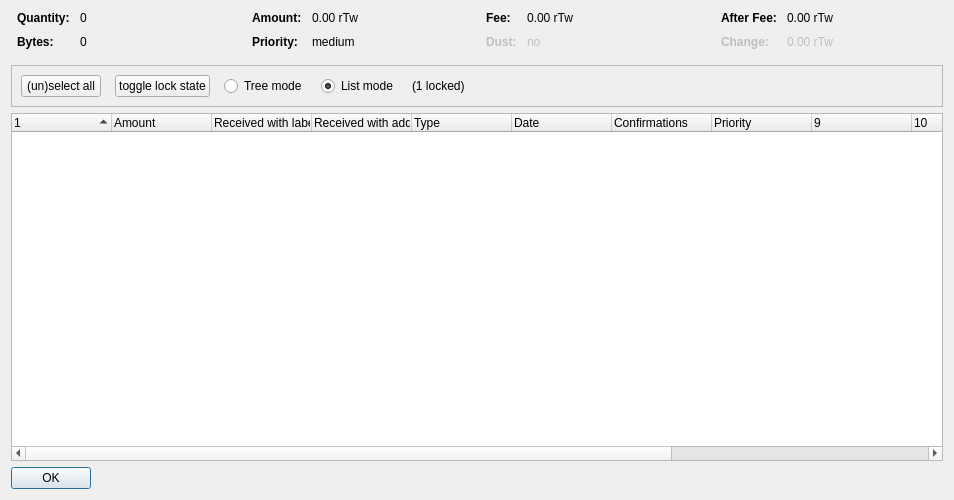
<?xml version="1.0" encoding="UTF-8"?>
<ui version="4.0">
 <class>CoinControlDialog</class>
 <widget class="QDialog" name="CoinControlDialog">
  <property name="geometry">
   <rect>
    <x>0</x>
    <y>0</y>
    <width>954</width>
    <height>500</height>
   </rect>
  </property>
  <property name="windowTitle">
   <string>Coin Selection</string>
  </property>
  <layout class="QVBoxLayout" name="verticalLayout">
   <item>
    <layout class="QHBoxLayout" name="horizontalLayoutTop" stretch="0,0,0,0">
     <property name="topMargin">
      <number>0</number>
     </property>
     <property name="bottomMargin">
      <number>10</number>
     </property>
     <item>
      <layout class="QFormLayout" name="formLayoutCoinControl1">
       <property name="horizontalSpacing">
        <number>10</number>
       </property>
       <property name="verticalSpacing">
        <number>10</number>
       </property>
       <property name="leftMargin">
        <number>6</number>
       </property>
       <property name="rightMargin">
        <number>6</number>
       </property>
       <item row="0" column="0">
        <widget class="QLabel" name="labelCoinControlQuantityText">
         <property name="font">
          <font>
           <weight>75</weight>
           <bold>true</bold>
          </font>
         </property>
         <property name="text">
          <string>Quantity:</string>
         </property>
        </widget>
       </item>
       <item row="0" column="1">
        <widget class="QLabel" name="labelCoinControlQuantity">
         <property name="cursor">
          <cursorShape>IBeamCursor</cursorShape>
         </property>
         <property name="contextMenuPolicy">
          <enum>Qt::ActionsContextMenu</enum>
         </property>
         <property name="text">
          <string notr="true">0</string>
         </property>
         <property name="textInteractionFlags">
          <set>Qt::LinksAccessibleByMouse|Qt::TextSelectableByKeyboard|Qt::TextSelectableByMouse</set>
         </property>
        </widget>
       </item>
       <item row="1" column="0">
        <widget class="QLabel" name="labelCoinControlBytesText">
         <property name="font">
          <font>
           <weight>75</weight>
           <bold>true</bold>
          </font>
         </property>
         <property name="text">
          <string>Bytes:</string>
         </property>
        </widget>
       </item>
       <item row="1" column="1">
        <widget class="QLabel" name="labelCoinControlBytes">
         <property name="cursor">
          <cursorShape>IBeamCursor</cursorShape>
         </property>
         <property name="contextMenuPolicy">
          <enum>Qt::ActionsContextMenu</enum>
         </property>
         <property name="text">
          <string notr="true">0</string>
         </property>
         <property name="textInteractionFlags">
          <set>Qt::LinksAccessibleByMouse|Qt::TextSelectableByKeyboard|Qt::TextSelectableByMouse</set>
         </property>
        </widget>
       </item>
      </layout>
     </item>
     <item>
      <layout class="QFormLayout" name="formLayoutCoinControl2">
       <property name="horizontalSpacing">
        <number>10</number>
       </property>
       <property name="verticalSpacing">
        <number>10</number>
       </property>
       <property name="leftMargin">
        <number>6</number>
       </property>
       <property name="rightMargin">
        <number>6</number>
       </property>
       <item row="0" column="0">
        <widget class="QLabel" name="labelCoinControlAmountText">
         <property name="font">
          <font>
           <weight>75</weight>
           <bold>true</bold>
          </font>
         </property>
         <property name="text">
          <string>Amount:</string>
         </property>
        </widget>
       </item>
       <item row="0" column="1">
        <widget class="QLabel" name="labelCoinControlAmount">
         <property name="cursor">
          <cursorShape>IBeamCursor</cursorShape>
         </property>
         <property name="contextMenuPolicy">
          <enum>Qt::ActionsContextMenu</enum>
         </property>
         <property name="text">
          <string notr="true">0.00 rTw</string>
         </property>
         <property name="textInteractionFlags">
          <set>Qt::LinksAccessibleByMouse|Qt::TextSelectableByKeyboard|Qt::TextSelectableByMouse</set>
         </property>
        </widget>
       </item>
       <item row="1" column="0">
        <widget class="QLabel" name="labelCoinControlPriorityText">
         <property name="font">
          <font>
           <weight>75</weight>
           <bold>true</bold>
          </font>
         </property>
         <property name="text">
          <string>Priority:</string>
         </property>
        </widget>
       </item>
       <item row="1" column="1">
        <widget class="QLabel" name="labelCoinControlPriority">
         <property name="cursor">
          <cursorShape>IBeamCursor</cursorShape>
         </property>
         <property name="contextMenuPolicy">
          <enum>Qt::ActionsContextMenu</enum>
         </property>
         <property name="text">
          <string>medium</string>
         </property>
         <property name="textInteractionFlags">
          <set>Qt::LinksAccessibleByMouse|Qt::TextSelectableByKeyboard|Qt::TextSelectableByMouse</set>
         </property>
        </widget>
       </item>
      </layout>
     </item>
     <item>
      <layout class="QFormLayout" name="formLayoutCoinControl3">
       <property name="horizontalSpacing">
        <number>10</number>
       </property>
       <property name="verticalSpacing">
        <number>10</number>
       </property>
       <property name="leftMargin">
        <number>6</number>
       </property>
       <property name="rightMargin">
        <number>6</number>
       </property>
       <item row="0" column="0">
        <widget class="QLabel" name="labelCoinControlFeeText">
         <property name="font">
          <font>
           <weight>75</weight>
           <bold>true</bold>
          </font>
         </property>
         <property name="text">
          <string>Fee:</string>
         </property>
        </widget>
       </item>
       <item row="0" column="1">
        <widget class="QLabel" name="labelCoinControlFee">
         <property name="cursor">
          <cursorShape>IBeamCursor</cursorShape>
         </property>
         <property name="contextMenuPolicy">
          <enum>Qt::ActionsContextMenu</enum>
         </property>
         <property name="text">
          <string notr="true">0.00 rTw</string>
         </property>
         <property name="textInteractionFlags">
          <set>Qt::LinksAccessibleByMouse|Qt::TextSelectableByKeyboard|Qt::TextSelectableByMouse</set>
         </property>
        </widget>
       </item>
       <item row="1" column="0">
        <widget class="QLabel" name="labelCoinControlLowOutputText">
         <property name="enabled">
          <bool>false</bool>
         </property>
         <property name="font">
          <font>
           <weight>75</weight>
           <bold>true</bold>
          </font>
         </property>
         <property name="text">
          <string>Dust:</string>
         </property>
        </widget>
       </item>
       <item row="1" column="1">
        <widget class="QLabel" name="labelCoinControlLowOutput">
         <property name="enabled">
          <bool>false</bool>
         </property>
         <property name="cursor">
          <cursorShape>IBeamCursor</cursorShape>
         </property>
         <property name="contextMenuPolicy">
          <enum>Qt::ActionsContextMenu</enum>
         </property>
         <property name="text">
          <string>no</string>
         </property>
         <property name="textInteractionFlags">
          <set>Qt::LinksAccessibleByMouse|Qt::TextSelectableByKeyboard|Qt::TextSelectableByMouse</set>
         </property>
        </widget>
       </item>
      </layout>
     </item>
     <item>
      <layout class="QFormLayout" name="formLayoutCoinControl4">
       <property name="horizontalSpacing">
        <number>10</number>
       </property>
       <property name="verticalSpacing">
        <number>10</number>
       </property>
       <property name="leftMargin">
        <number>6</number>
       </property>
       <property name="rightMargin">
        <number>6</number>
       </property>
       <item row="0" column="0">
        <widget class="QLabel" name="labelCoinControlAfterFeeText">
         <property name="font">
          <font>
           <weight>75</weight>
           <bold>true</bold>
          </font>
         </property>
         <property name="text">
          <string>After Fee:</string>
         </property>
        </widget>
       </item>
       <item row="0" column="1">
        <widget class="QLabel" name="labelCoinControlAfterFee">
         <property name="cursor">
          <cursorShape>IBeamCursor</cursorShape>
         </property>
         <property name="contextMenuPolicy">
          <enum>Qt::ActionsContextMenu</enum>
         </property>
         <property name="text">
          <string notr="true">0.00 rTw</string>
         </property>
         <property name="textInteractionFlags">
          <set>Qt::LinksAccessibleByMouse|Qt::TextSelectableByKeyboard|Qt::TextSelectableByMouse</set>
         </property>
        </widget>
       </item>
       <item row="1" column="0">
        <widget class="QLabel" name="labelCoinControlChangeText">
         <property name="enabled">
          <bool>false</bool>
         </property>
         <property name="font">
          <font>
           <weight>75</weight>
           <bold>true</bold>
          </font>
         </property>
         <property name="text">
          <string>Change:</string>
         </property>
        </widget>
       </item>
       <item row="1" column="1">
        <widget class="QLabel" name="labelCoinControlChange">
         <property name="enabled">
          <bool>false</bool>
         </property>
         <property name="cursor">
          <cursorShape>IBeamCursor</cursorShape>
         </property>
         <property name="contextMenuPolicy">
          <enum>Qt::ActionsContextMenu</enum>
         </property>
         <property name="text">
          <string notr="true">0.00 rTw</string>
         </property>
         <property name="textInteractionFlags">
          <set>Qt::LinksAccessibleByMouse|Qt::TextSelectableByKeyboard|Qt::TextSelectableByMouse</set>
         </property>
        </widget>
       </item>
      </layout>
     </item>
    </layout>
   </item>
   <item>
    <widget class="QFrame" name="frame">
     <property name="minimumSize">
      <size>
       <width>0</width>
       <height>40</height>
      </size>
     </property>
     <property name="frameShape">
      <enum>QFrame::StyledPanel</enum>
     </property>
     <property name="frameShadow">
      <enum>QFrame::Sunken</enum>
     </property>
     <layout class="QHBoxLayout" name="horizontalLayout">
      <item>
       <layout class="QHBoxLayout" name="horizontalLayoutPanel" stretch="0,0,0,0,0,0">
        <property name="spacing">
         <number>14</number>
        </property>
        <item>
         <widget class="QPushButton" name="pushButtonSelectAll">
          <property name="sizePolicy">
           <sizepolicy hsizetype="Maximum" vsizetype="Fixed">
            <horstretch>0</horstretch>
            <verstretch>0</verstretch>
           </sizepolicy>
          </property>
          <property name="text">
           <string>(un)select all</string>
          </property>
          <property name="autoDefault">
           <bool>false</bool>
          </property>
         </widget>
        </item>
        <item>
         <widget class="QPushButton" name="pushButtonToggleLock">
          <property name="sizePolicy">
           <sizepolicy hsizetype="Maximum" vsizetype="Fixed">
            <horstretch>0</horstretch>
            <verstretch>0</verstretch>
           </sizepolicy>
          </property>
          <property name="text">
           <string>toggle lock state</string>
          </property>
          <property name="autoDefault">
           <bool>false</bool>
          </property>
         </widget>
        </item>
        <item>
         <widget class="QRadioButton" name="radioTreeMode">
          <property name="sizePolicy">
           <sizepolicy hsizetype="Maximum" vsizetype="Fixed">
            <horstretch>0</horstretch>
            <verstretch>0</verstretch>
           </sizepolicy>
          </property>
          <property name="text">
           <string>Tree mode</string>
          </property>
         </widget>
        </item>
        <item>
         <widget class="QRadioButton" name="radioListMode">
          <property name="sizePolicy">
           <sizepolicy hsizetype="Maximum" vsizetype="Fixed">
            <horstretch>0</horstretch>
            <verstretch>0</verstretch>
           </sizepolicy>
          </property>
          <property name="text">
           <string>List mode</string>
          </property>
          <property name="checked">
           <bool>true</bool>
          </property>
         </widget>
        </item>
        <item>
         <widget class="QLabel" name="labelLocked">
          <property name="text">
           <string>(1 locked)</string>
          </property>
         </widget>
        </item>
        <item>
         <spacer name="horizontalSpacer">
          <property name="orientation">
           <enum>Qt::Horizontal</enum>
          </property>
          <property name="sizeHint" stdset="0">
           <size>
            <width>40</width>
            <height>20</height>
           </size>
          </property>
         </spacer>
        </item>
       </layout>
      </item>
     </layout>
    </widget>
   </item>
   <item>
    <widget class="CoinControlTreeWidget" name="treeWidget">
     <property name="contextMenuPolicy">
      <enum>Qt::CustomContextMenu</enum>
     </property>
     <property name="sortingEnabled">
      <bool>false</bool>
     </property>
     <property name="columnCount">
      <number>13</number>
     </property>
     <attribute name="headerShowSortIndicator" stdset="0">
      <bool>true</bool>
     </attribute>
     <attribute name="headerStretchLastSection">
      <bool>false</bool>
     </attribute>
     <column>
      <property name="text">
       <string/>
      </property>
     </column>
     <column>
      <property name="text">
       <string>Amount</string>
      </property>
     </column>
     <column>
      <property name="text">
       <string>Received with label</string>
      </property>
     </column>
     <column>
      <property name="text">
       <string>Received with address</string>
      </property>
     </column>
     <column>
      <property name="text">
       <string>Type</string>
      </property>
     </column>
     <column>
      <property name="text">
       <string>Date</string>
      </property>
     </column>
     <column>
      <property name="text">
       <string>Confirmations</string>
      </property>
      <property name="toolTip">
       <string>Confirmed</string>
      </property>
     </column>
     <column>
      <property name="text">
       <string>Priority</string>
      </property>
     </column>
     <column>
      <property name="text">
       <string/>
      </property>
     </column>
     <column>
      <property name="text">
       <string/>
      </property>
     </column>
     <column>
      <property name="text">
       <string/>
      </property>
     </column>
     <column>
      <property name="text">
       <string/>
      </property>
     </column>
     <column>
      <property name="text">
       <string/>
      </property>
     </column>
    </widget>
   </item>
   <item>
    <widget class="QDialogButtonBox" name="buttonBox">
     <property name="sizePolicy">
      <sizepolicy hsizetype="Maximum" vsizetype="Fixed">
       <horstretch>0</horstretch>
       <verstretch>0</verstretch>
      </sizepolicy>
     </property>
     <property name="orientation">
      <enum>Qt::Horizontal</enum>
     </property>
     <property name="standardButtons">
      <set>QDialogButtonBox::Ok</set>
     </property>
    </widget>
   </item>
  </layout>
 </widget>
 <customwidgets>
  <customwidget>
   <class>CoinControlTreeWidget</class>
   <extends>QTreeWidget</extends>
   <header>coincontroltreewidget.h</header>
  </customwidget>
 </customwidgets>
 <resources/>
 <connections/>
</ui>
